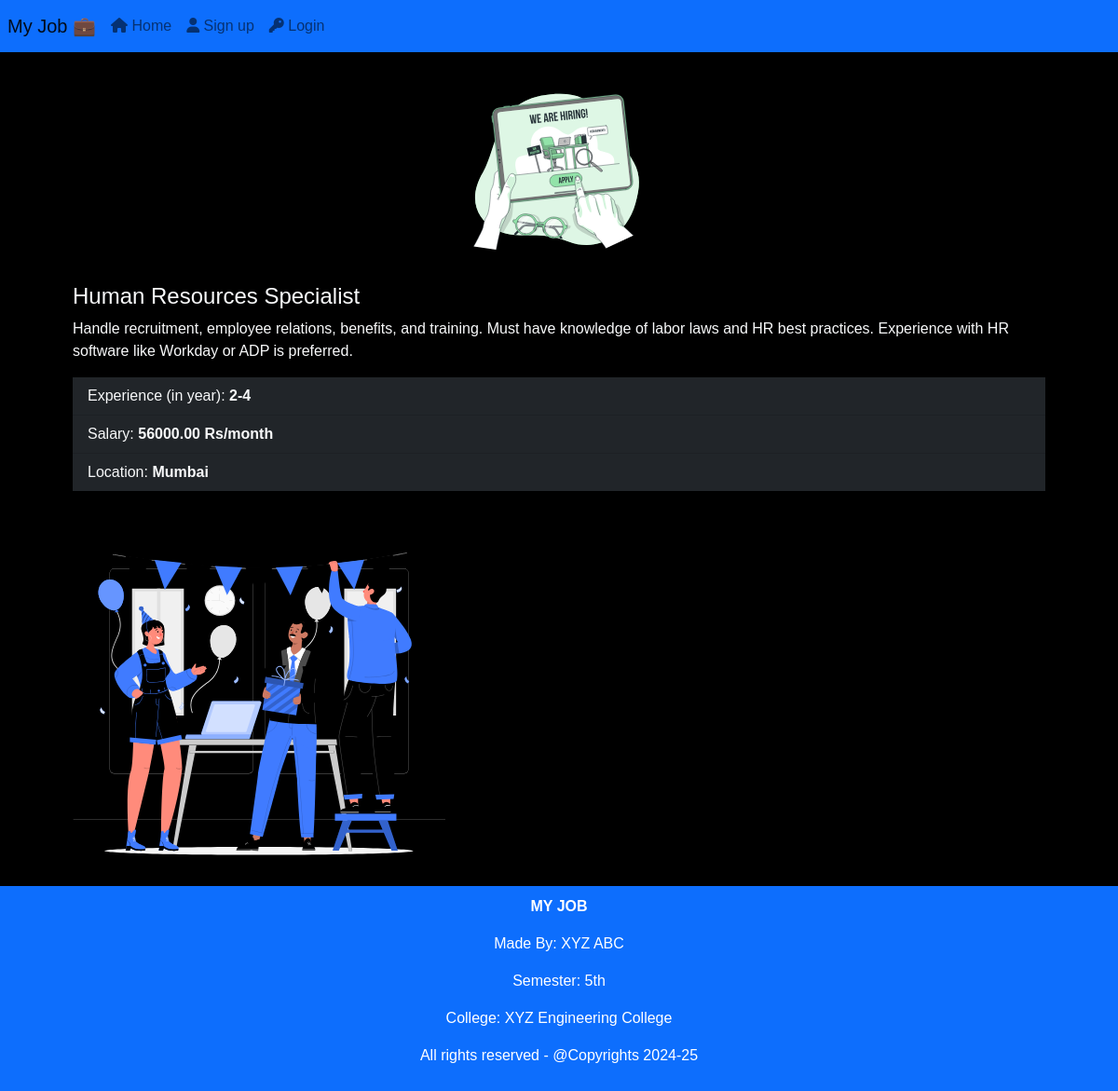
The page /user/detail/job/7 on the database its author committed.
### adminjob/models.py (models this page shows, shortened)
class Job(models.Model):
    job_name = models.CharField(max_length=255)  # Job name (up to 255 characters)
    experience = models.CharField(max_length=255)  # Experience requirements (up to 255 characters)
    detail = models.TextField()  # Detailed description of the job
    image = models.ImageField(upload_to='job_images/', null=True, blank=True)  # Optional image field
    salary = models.DecimalField(max_digits=10, decimal_places=2)  # Salary (e.g., 99999999.99)
    address  = models.CharField(max_length=255,default="Mumbai",null=True)

### user/views.py (the view)
# urls.py: path('detail/job/<int:id>',views.jobDetail.as_view(),name="jobdetail")
class jobDetail(View):
    def get(self,request,id):
        isjob = Job.objects.filter(id=id).exists()
        if isjob:
            job=Job.objects.get(id=id)
            return render(request,"user/jobdetails.html",{"job":job})
        else:
            return HttpResponseRedirect('/user/profile/')

### user/templates/user/jobdetails.html (shortened to what this page needs)
{% extends 'core/base.html' %}
{% block content %}
    {% load static %}
{% include 'core/nav.html' %}
<div class="container">
    {% if job %}
    <div class="container mt-4">
        {% if job.image %}
                    <img class="card-img-top" src="{{ job.image.url }}" alt="{{ job.job_name }}" width="350px" height="350px" style="width: 350px; height: 350px;">
                {% else %}
                    <img class="card-img-top" src="{% static 'core/images/job.svg' %}" alt="{{ job.job_name }}" width="200" height="200px">
                {% endif %}
                <div class="mt-4" style="margin-bottom: 10px;">
                    <h4 class=text-light>{{job.job_name}}</h4>
                    <p class="card-text text-light">{{ job.detail }}</p>
                    <ul class="list-group list-group-flush bg-dark text-light">
                        <li class="list-group-item bg-dark text-light">Experience (in year): <b>{{ job.experience }}</b></li>
                        <li class="list-group-item bg-dark text-light">Salary: <b>{{ job.salary }} Rs/month</b></li>
                        <li class="list-group-item bg-dark text-light">Location: <b>{{ job.address }}</b></li>
                    </ul>
                </div>
    </div>
<div class="container mt-4">
    <img src="{% static 'core/images/fun.svg'  %}" alt="" class="img-fluid" style="width: 400px; height: 400px;">
</div>
    {% endif %}
</div>
{% include 'core/footer.html' %}
{% endblock content %}

### user/templates/user/jobdetails.html (style rules this page uses)
body { background-color: black; font-family: Arial, sans-serif; }

### rows shown on the page
Job: job_name "Human Resources Specialist", detail "Handle recruitment, employee relations, benefits, and training. Must have knowledge of labor laws and HR best practices. Experience with HR software like Workday or ADP is preferred.", experience "2-4", salary "56000.00", address "Mumbai"
